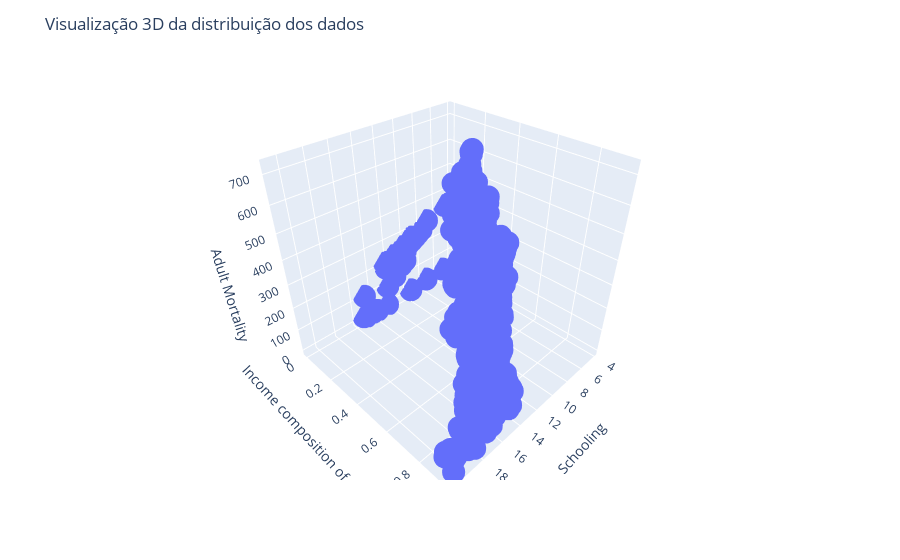

Notebook code for this chart:
### Code cell
import plotly.express as px
fig = px.scatter_3d(df, x='Schooling', y='Income composition of resources', z='Adult Mortality')

fig.update_layout(
    title="Visualização 3D da distribuição dos dados")
fig.show()

### Figure 1 — Plotly figure (JSON) as saved in the notebook; plotly's stock layout.template omitted (floating-point values rounded to 4 significant figures; data arrays with more than 128 entries replaced by an {"elided": "..."} marker saying what was removed)
{"data": [{"hoverlabel": {"namelength": 0}, "hovertemplate": "Schooling=%{x}<br>Income composition of resources=%{y}<br>Adult Mortality=%{z}", "legendgroup": "", "marker": {"color": "#636efa", "symbol": "circle"}, "mode": "markers", "name": "", "scene": "scene", "showlegend": false, "type": "scatter3d", "x": {"elided": "1657 float values"}, "y": {"elided": "1657 float values"}, "z": {"elided": "1657 int values"}}], "layout": {"legend": {"tracegroupgap": 0}, "margin": {"t": 60}, "scene": {"domain": {"x": [0, 1], "y": [0, 1]}, "xaxis": {"title": {"text": "Schooling"}}, "yaxis": {"title": {"text": "Income composition of resources"}}, "zaxis": {"title": {"text": "Adult Mortality"}}}, "title": {"text": "Visualização 3D da distribuição dos dados"}}}
